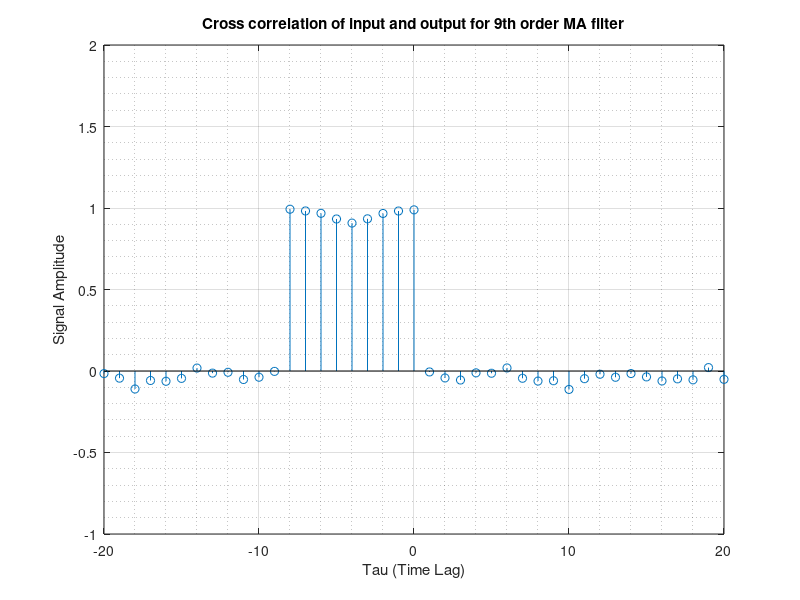

Here is the MATLAB script that generated this plot:
clear;
clc;
x = randn(1000,1);
y = filter(ones(9,1),[1],x);
[a,b] = xcorr(x,y,'unbiased');

stem(b,a);
axis([-20 20 -1 2]);
grid on;
grid minor;
xlabel('Tau (Time Lag)');
ylabel('Signal Amplitude');
title('Cross correlation of input and output for 9th order MA filter');